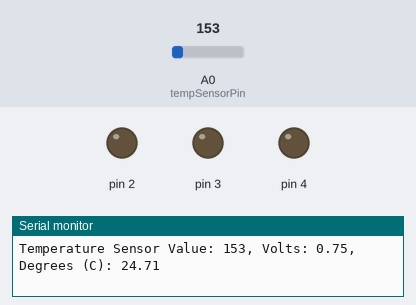
A sketch run on a simulated Arduino Uno, built with avr-gcc and run on an emulated ATmega328P. On the bench: output pins drawn as LEDs (lit = HIGH), the last lines printed to the serial monitor. Inputs (shaded band) come from the test bench; at power-on: A0 (tempSensorPin) = 153.

Above: at 1.2 s.
1.3 s: A0 (tempSensorPin) set to 156
At 2.2 s:
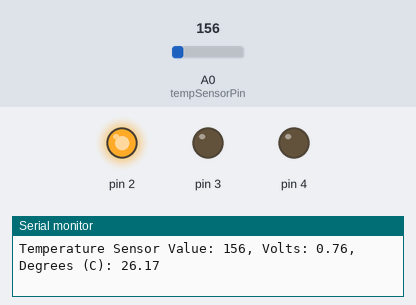
2.8 s: A0 (tempSensorPin) set to 165
At 3.3 s:
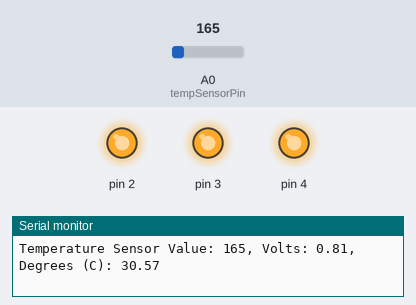
4.4 s: A0 (tempSensorPin) set to 133
At 5.6 s:
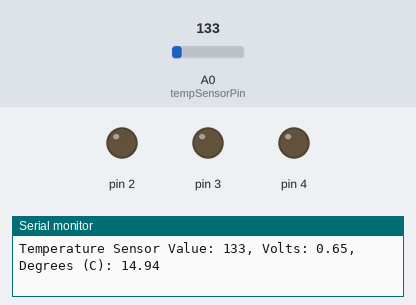
7.4 s: A0 (tempSensorPin) set to 175
At 8.9 s:
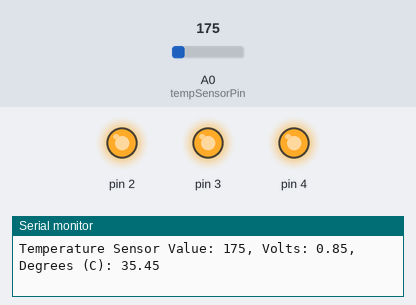
Timing chart, 0 to 10.4 s (numbered marks = the images above; inputs shaded):
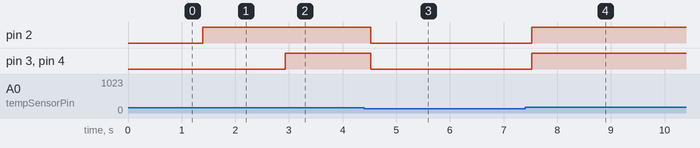

The sketch:

Love-o-Meter.ino
```cpp
const int tempSensorPin = A0;

// Set the baseline temperature to 24 degrees celcius. This can be changed to whatever room
// temperature is detected.
const float baselineTemp = 24;

void setup() {
  // Open a serial port connection between the Arduino and the computer to read analog input
  // values from the temperature sensor.
  // 9600 is the speed at which the Arduino will communicate - 9,600 bits per second.
  Serial.begin(9600);

  // Set the three red LED pins to OUTPUT and turn the LEDs off.
  for (int pinNumber = 2; pinNumber < 5; pinNumber++) {
    pinMode(pinNumber, OUTPUT);
    digitalWrite(pinNumber, LOW);
  }
}

void loop() {
  // anologRead() will return a value between 0 and 1023, representing the voltage of the pin.
  int tempSensorVal = analogRead(tempSensorPin);

  // Convert the ADC (Analog-to-Digital Converter) reading to voltage.
  // The pin voltage will be a value between 0 and 5 volts.
  float voltage = (tempSensorVal / 1024.0) * 5;

  // Every 10 millivolts of change from the sensor is equivalent to a temperature change of
  // 1 degree Celsius. The sensor can read temperatures below 0 degrees (freezing), so the
  // value needs to be offset.
  float temperature = (voltage - .5) * 100;

  // Print the information to the Ardunio IDE's serial monitor.
  Serial.print("Temperature Sensor Value: ");
  Serial.print(tempSensorVal);
  Serial.print(", Volts: ");
  Serial.print(voltage);
  Serial.print(", Degrees (C): ");
  Serial.println(temperature);

  // Turn on one LED for every 2 degrees of temperature increase above the baseline.
  float difTemp = temperature - baselineTemp;
  if (difTemp >= 6) {
    digitalWrite(2, HIGH);
    digitalWrite(3, HIGH);
    digitalWrite(4, HIGH);
  } else if (difTemp >= 4) {
    digitalWrite(2, HIGH);
    digitalWrite(3, HIGH);
    digitalWrite(4, LOW);
  } else if (difTemp >= 2) {
    digitalWrite(2, HIGH);
    digitalWrite(3, LOW);
    digitalWrite(4, LOW);
  } else {
    digitalWrite(2, LOW);
    digitalWrite(3, LOW);
    digitalWrite(4, LOW);
  }

  delay(1);
}
```

Measured:
- the behaviour switches between 155 and 156 on A0 (tempSensorPin) (found by bisection; images 0 and 1)
- after the input at 1.3 s, pin 2: LOW → HIGH after 0.10 s
- after the input at 2.8 s, pin 3, pin 4: LOW → HIGH after 0.13 s
- after the input at 4.4 s, pin 2–4: HIGH → LOW after 0.13 s
- after the input at 7.4 s, pin 2–4: LOW → HIGH after 0.12 s
